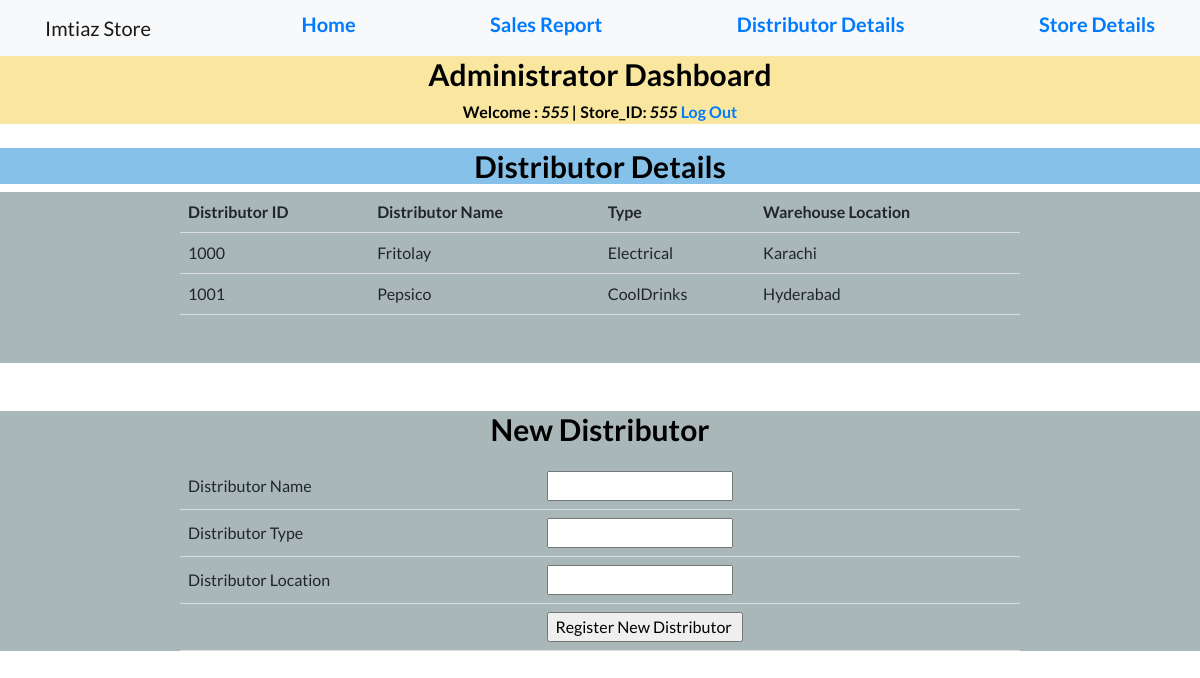
/distd.php (signed in), run on the app's committed database.
### tables this page shows
CREATE TABLE `dstbr` (
  `DID` int(11) NOT NULL,
  `DNAME` varchar(20) NOT NULL,
  `DPASS` varchar(20) NOT NULL DEFAULT 'admin',
  `DTYPE` varchar(20) NOT NULL,
  `DLOC` varchar(30) NOT NULL
);

### session1.php (called while the page is built, shortened)
<?php
$conn = mysqli_connect("localhost", "root", "", "superstore");
$user_check = $_SESSION['login_user'];
$query = "SELECT ANAME from admin where ANAME = '$user_check'";
$ses_sql = mysqli_query($conn, $query);
$row = mysqli_fetch_assoc($ses_sql);
$login_session = $row['ANAME'];
$CustID=$user_check;
?>

### distd.php (the view, shortened to what this page needs)
<?php
include('session1.php');
?>
<!DOCTYPE html>
<html lang="en">
  <head>
    <link href="vendor/bootstrap/css/bootstrap.min.css" rel="stylesheet">
    <link href="vendor/fontawesome-free/css/all.min.css" rel="stylesheet">
    <link href="vendor/simple-line-icons/css/simple-line-icons.css" rel="stylesheet" type="text/css">
    <link href="css/landing-page.min.css" rel="stylesheet">
  </head>
  <body>
    <nav class="navbar navbar-light bg-light static-top">
      <div class="container">
        <a class="navbar-brand">Imtiaz Store</a>
        <a href="dhome.php"><h5>Home</h5></a>
        <a href="sales.php"><h5>Sales Report</h5></a>
        <a href="distd.php"><h5>Distributor Details</h5></a>
        <a href="stored.php"><h5>Store Details</h5></a>
      </div>
    </nav>
    <center><div style="background-color:#F9E79F">
      <center><h2 style="font-size:30px;color:Black">Administrator Dashboard</h2></center>
  <b id="welcome" style="color:Black">Welcome : <i style="color:Black"><?php echo $login_session;?> | </i></b>
  <b id="welcome" style="color:Black">Store_ID: <i style="color:Black"><?php echo $CustID; ?></i></b>
  <b id="logout"><a href="logout1.php">Log Out</a></b>
 </div></center>
 <br>
 <center><div style="background-color:#85C1E9">
      <center><h2 style="font-size:30px;color:Black">Distributor Details</h2></center>
 </div></center>
  </body>
<div style="background-color:#AAB7B8">
     <center>
<div style="background-color:#AAB7B8">
     <center>
      <table>
        <tr>
          <th>Distributor ID</th>
          <th>Distributor Name</th>
          <th>Type</th>
          <th>Warehouse Location</th>
        </tr>
        <?php
      $order59 ="SELECT * FROM dstbr order by DID";
      $food9 = mysqli_query($conn, $order59);
      while($oss55 = mysqli_fetch_assoc($food9))
      {echo '<tr><td>'. $oss55["DID"]."</td><td>". $oss55["DNAME"] . "</td><td>". $oss55["DTYPE"]. "</td><td>".$oss55["DLOC"]."</td></tr>";
      }
?>
      </table>
      <br><br>
     </center>
</div>
</div></center>
<br><br>
<div style="background-color:#AAB7B8">
     <center>
      <center><h2 style="font-size:30px;color:Black"> New Distributor</h2>
        <p>
        <div class="signup">
           <center>
              <form action="custcmp.php" method="POST">
  <table>
   <tr>
    <td>Distributor Name</td>
    <td><input type="text" name="username" required></td>
   </tr>
   <tr>
     <tr>
    <td>Distributor Type</td>
    <td><input type="text" name="age" required></td>
   </tr>
    <td>Distributor Location</td>
    <td><input type="text" name="gender" required></td>
   </tr>
   <tr><td></td>
    <td><input type="submit" value="Register New Distributor "></td>
   </tr>
   </center>
</center>
</div></p>
</html>

### distd.php (style rules this page uses)
table { border-collapse: collapse; width: 70%; }
th, td { padding: 8px; text-align: left; border-bottom: 1px solid #ddd; }

### data on the page
dstbr: DID "1000", DNAME "Fritolay", DTYPE "Electrical", DLOC "Karachi"
dstbr: DID "1001", DNAME "Pepsico", DTYPE "CoolDrinks", DLOC "Hyderabad"

### other printed values
$login_session "555"
$CustID "555"
